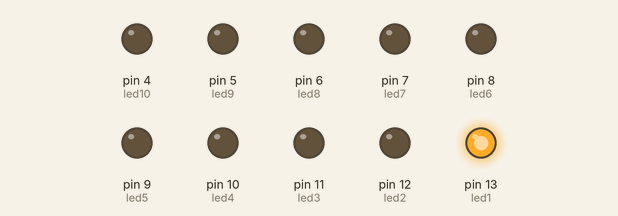
Simulated run of this sketch. Board: Arduino Uno, built with avr-gcc and run on an emulated ATmega328P. Parts: output pins drawn as LEDs (lit = HIGH).

Above: at 0.03 s.
At 0.45 s:
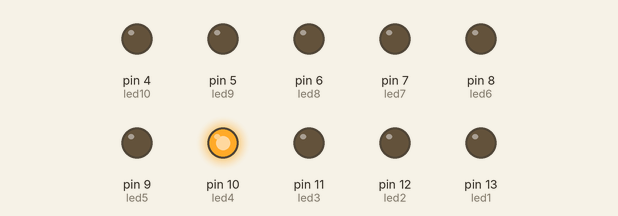
At 0.8 s:
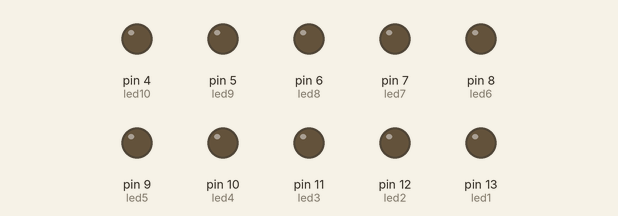
At 1.57 s:
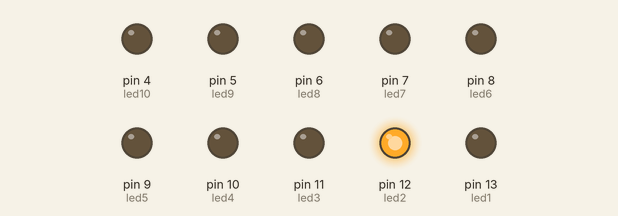
At 2.27 s:
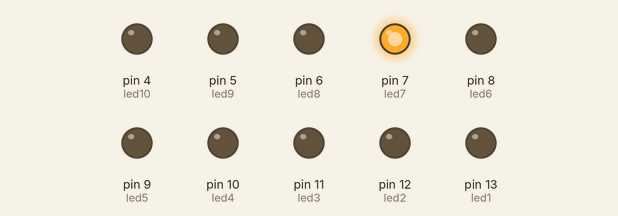
At 3.11 s:
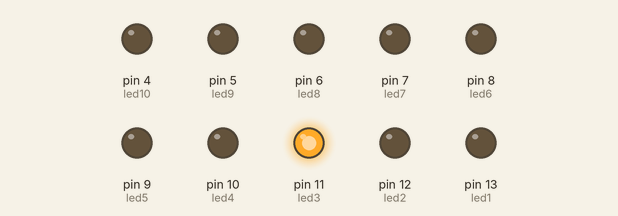
Timing chart, 0 to 3.4 s (numbered marks = the images above):
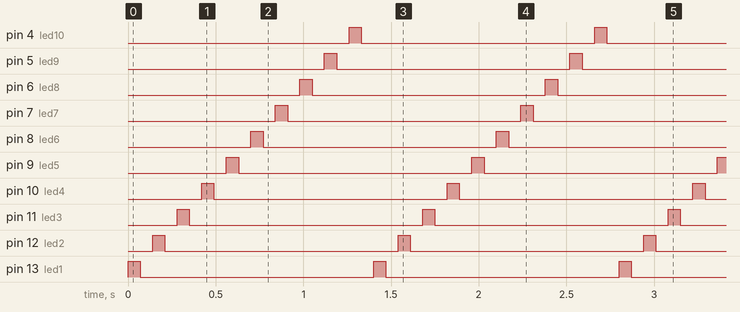

Measured:
- by itself, pin 4 (led10), pin 5 (led9), pin 6 (led8), pin 7 (led7), pin 8 (led6), pin 9 (led5), pin 10 (led4), pin 11 (led3), pin 12 (led2), pin 13 (led1): alternates HIGH for 0.07 s and LOW for 1.3 s
- by itself, everything shown: repeats every 1.4 s, in 20 steps

The sketch:

LED_Chaser.ino
```cpp
/*Program for LED Chaser
 * ~~~ R. S. Electronics ~~~
 * https://www.youtube.com/channel/UC_Jm37Vgb58krva8AG1ByMg
 */

#define led1 13
#define led2 12
#define led3 11
#define led4 10
#define led5 9
#define led6 8
#define led7 7
#define led8 6
#define led9 5
#define led10 4

void setup() {
  // put your setup code here, to run once:
  pinMode(led1, OUTPUT);
  pinMode(led2, OUTPUT);
  pinMode(led3, OUTPUT);
  pinMode(led4, OUTPUT);
  pinMode(led5, OUTPUT);
  pinMode(led6, OUTPUT);
  pinMode(led7, OUTPUT);
  pinMode(led8, OUTPUT);
  pinMode(led9, OUTPUT);
  pinMode(led10, OUTPUT);

}

void loop() {
  // put your main code here, to run repeatedly:
  digitalWrite(led1, HIGH);
  delay(70);
  digitalWrite(led1, LOW);
  delay(70);

  digitalWrite(led2, HIGH);
  delay(70);
  digitalWrite(led2, LOW);
  delay(70);

  digitalWrite(led3, HIGH);
  delay(70);
  digitalWrite(led3, LOW);
  delay(70);

  digitalWrite(led4, HIGH);
  delay(70);
  digitalWrite(led4, LOW);
  delay(70);

  digitalWrite(led5, HIGH);
  delay(70);
  digitalWrite(led5, LOW);
  delay(70);

  digitalWrite(led6, HIGH);
  delay(70);
  digitalWrite(led6, LOW);
  delay(70);

  digitalWrite(led7, HIGH);
  delay(70);
  digitalWrite(led7, LOW);
  delay(70);

  digitalWrite(led8, HIGH);
  delay(70);
  digitalWrite(led8, LOW);
  delay(70);

  digitalWrite(led9, HIGH);
  delay(70);
  digitalWrite(led9, LOW);
  delay(70);

  digitalWrite(led10, HIGH);
  delay(70);
  digitalWrite(led10, LOW);
  delay(70);
}
```
